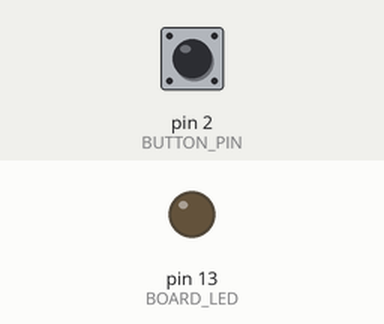
Recording of a sketch running on a simulated Arduino Leonardo, built with avr-gcc and run on an emulated ATmega32U4. Parts: output pins drawn as LEDs (lit = HIGH). The test bench sets the inputs (shaded band); at power-on: pin 2 (BUTTON_PIN) HIGH. Storage starts empty; USB keyboard and mouse output is not drawn.

Above: at 1.2 s.
1.3 s: pin 2 (BUTTON_PIN) pulled LOW for 0.15 s
Timing chart, 0 to 4.3 s (numbered marks = the images above; inputs shaded):
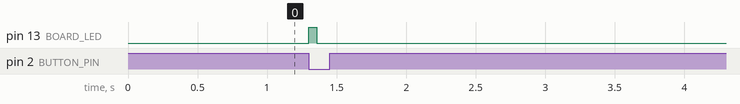

Measured:
- after the input at 1.3 s, pin 13 (BOARD_LED): LOW → HIGH at once, → LOW 0.06 s later

The sketch:

ard-sd-payload.ino
```cpp
#include <SPI.h>
#include <Keyboard.h>
#include <SD.h>

const int CS = 10;
const int BUTTON_PIN = 2;
const int BOARD_LED = 13;
bool start = false;

void setup() {
  pinMode(BUTTON_PIN, INPUT_PULLUP);
  pinMode(BOARD_LED, OUTPUT);
  Keyboard.begin();
  Serial.begin(9600);
}

void loop() {
  if (digitalRead(BUTTON_PIN) == LOW && !start) {
    start = true;
    startTyping();
    delay(1000);
  }

  if (digitalRead(BUTTON_PIN) == HIGH && start) {
    start = false;
  }

  delay(20);
}

void startTyping() {
  digitalWrite(BOARD_LED, HIGH);
  if (!SD.begin(CS)) {
    Keyboard.print("SD card init failed");
    return;
  }

  File f = SD.open("payload.txt");
  if (f) {
    String line = "";
    while (f.available()) {
      Keyboard.write(f.read());
      delay(30);
    }
    f.close();
  } else {
    Keyboard.print("Missing payload");
  }

  Keyboard.end();
  digitalWrite(BOARD_LED, LOW);
}
```
